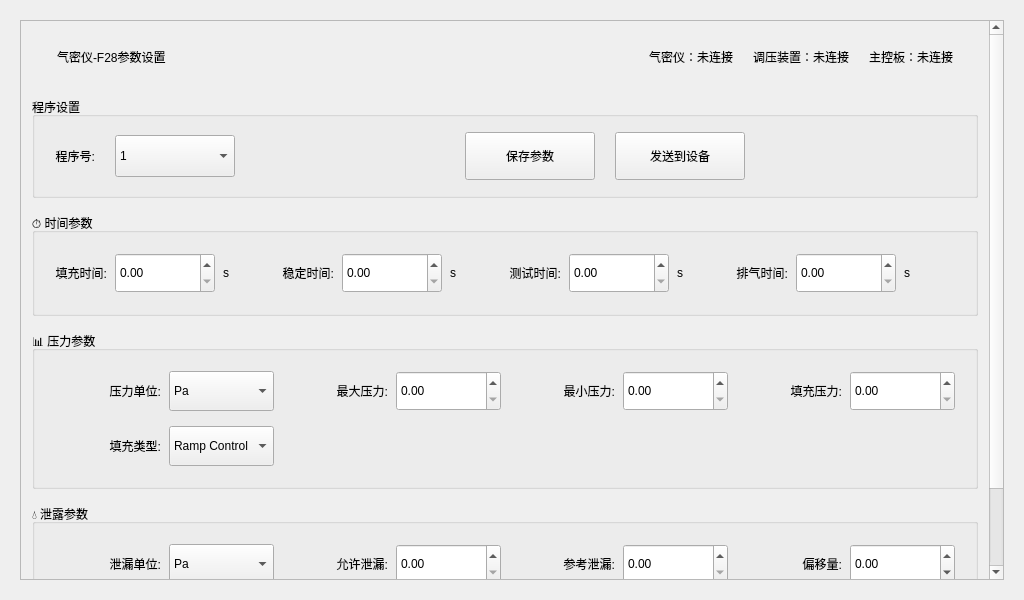
<?xml version="1.0" encoding="UTF-8"?>
<ui version="4.0">
 <class>AirtightParamSetting</class>
 <widget class="QWidget" name="AirtightParamSetting">
  <property name="geometry">
   <rect>
    <x>0</x>
    <y>0</y>
    <width>1024</width>
    <height>600</height>
   </rect>
  </property>
  <property name="windowTitle">
   <string>气密仪参数设置</string>
  </property>
  <property name="styleSheet">
   <string notr="true">
/* 全局样式 - 赛博朋克暗青蓝主题 */
QWidget#AirtightParamSetting {
    background-color: #0a1929;
    font-family: 'Microsoft YaHei UI', 'Segoe UI', sans-serif;
    font-size: 15px;
    color: #e2e8f0;
}

/* 滚动区域 */
QScrollArea {
    background-color: transparent;
    border: none;
}

QScrollArea > QWidget > QWidget {
    background-color: transparent;
}

/* 标题框架 */
QFrame#titleFrame {
    background: qlineargradient(x1:0, y1:0, x2:1, y2:1, stop:0 #112d4e, stop:0.5 #1e5f74, stop:1 #3282b8);
    border-radius: 12px;
    border: 1px solid #3282b8;
    min-height: 60px;
}

/* 标题标签 */
QLabel#titleLabel {
    font-size: 20px;
    font-weight: 700;
    color: #64d2ff;
    background: transparent;
}

/* 状态标签 */
QLabel#connectionStatusLabel, QLabel#pressureStatusLabel, QLabel#mainboardStatusLabel {
    font-size: 15px;
    font-weight: 600;
    padding: 8px 16px;
    border-radius: 8px;
    background: rgba(255, 82, 82, 0.15);
    border: 1px solid rgba(255, 82, 82, 0.5);
    color: #ff5252;
}

/* 分组框样式 */
QGroupBox {
    background: rgba(17, 45, 78, 0.8);
    border: 1px solid rgba(100, 210, 255, 0.4);
    border-radius: 12px;
    margin-top: 20px;
    padding: 20px;
    padding-top: 35px;
    font-weight: 600;
}

QGroupBox::title {
    subcontrol-origin: margin;
    subcontrol-position: top left;
    left: 20px;
    top: 5px;
    color: #64d2ff;
    font-size: 16px;
    font-weight: 700;
    background: transparent;
    padding: 0 10px;
}

/* 普通标签 */
QLabel {
    color: #e2e8f0;
    font-weight: 500;
    background: transparent;
    font-size: 15px;
}

/* 输入框样式 */
QLineEdit {
    background: rgba(10, 25, 41, 0.9);
    border: 2px solid #3282b8;
    border-radius: 8px;
    padding: 10px 15px;
    color: #f8fafc;
    font-size: 15px;
    min-height: 20px;
}

QLineEdit:focus {
    border-color: #64d2ff;
    background: rgba(17, 45, 78, 0.9);
}

QLineEdit:hover {
    border-color: #42a5f5;
}

/* 下拉框样式 */
QComboBox {
    background: rgba(10, 25, 41, 0.9);
    border: 2px solid #3282b8;
    border-radius: 8px;
    padding: 10px 15px;
    color: #f8fafc;
    font-size: 15px;
    min-height: 20px;
    min-width: 100px;
}

QComboBox:focus {
    border-color: #64d2ff;
}

QComboBox:hover {
    border-color: #42a5f5;
}

QComboBox::drop-down {
    border: none;
    width: 30px;
}

QComboBox QAbstractItemView {
    background: #112d4e;
    border: 1px solid #3282b8;
    border-radius: 6px;
    color: #f8fafc;
    selection-background-color: #1e5f74;
    selection-color: #64d2ff;
    padding: 5px;
}

/* 数值输入框样式 */
QDoubleSpinBox, QSpinBox {
    background: rgba(10, 25, 41, 0.9);
    border: 2px solid #3282b8;
    border-radius: 8px;
    padding: 10px 15px;
    color: #f8fafc;
    font-size: 15px;
    min-height: 20px;
    min-width: 100px;
}

QDoubleSpinBox:focus, QSpinBox:focus {
    border-color: #64d2ff;
    background: rgba(17, 45, 78, 0.9);
}

QDoubleSpinBox:hover, QSpinBox:hover {
    border-color: #42a5f5;
}

QDoubleSpinBox::up-button, QDoubleSpinBox::down-button,
QSpinBox::up-button, QSpinBox::down-button {
    background: rgba(50, 130, 184, 0.5);
    border: none;
    border-radius: 4px;
    width: 20px;
    margin: 2px;
}

QDoubleSpinBox::up-button:hover, QDoubleSpinBox::down-button:hover,
QSpinBox::up-button:hover, QSpinBox::down-button:hover {
    background: rgba(100, 210, 255, 0.5);
}

/* 保存按钮 - 蓝色 */
QPushButton#saveParametersButton {
    background: qlineargradient(x1:0, y1:0, x2:1, y2:1, stop:0 #42a5f5, stop:1 #1e88e5);
    color: white;
    border: 2px solid #42a5f5;
    border-radius: 10px;
    padding: 12px 25px;
    font-size: 14px;
    font-weight: bold;
    min-width: 120px;
}

QPushButton#saveParametersButton:hover {
    background: qlineargradient(x1:0, y1:0, x2:1, y2:1, stop:0 #64b5f6, stop:1 #42a5f5);
    border-color: #64b5f6;
}

QPushButton#saveParametersButton:pressed {
    background: qlineargradient(x1:0, y1:0, x2:1, y2:1, stop:0 #1e88e5, stop:1 #1565c0);
}

/* 发送按钮 - 绿色 */
QPushButton#sendToDeviceButton {
    background: qlineargradient(x1:0, y1:0, x2:1, y2:1, stop:0 #00e676, stop:1 #00c853);
    color: white;
    border: 2px solid #00e676;
    border-radius: 10px;
    padding: 12px 25px;
    font-size: 14px;
    font-weight: bold;
    min-width: 120px;
}

QPushButton#sendToDeviceButton:hover {
    background: qlineargradient(x1:0, y1:0, x2:1, y2:1, stop:0 #69f0ae, stop:1 #00e676);
    border-color: #69f0ae;
}

QPushButton#sendToDeviceButton:pressed {
    background: qlineargradient(x1:0, y1:0, x2:1, y2:1, stop:0 #00c853, stop:1 #00a844);
}

/* 滚动条样式 */
QScrollBar:vertical {
    background: rgba(17, 45, 78, 0.5);
    width: 10px;
    border-radius: 5px;
}

QScrollBar::handle:vertical {
    background: #64d2ff;
    border-radius: 5px;
    min-height: 30px;
}

QScrollBar::handle:vertical:hover {
    background: #97e7ff;
}

QScrollBar::add-line:vertical, QScrollBar::sub-line:vertical {
    height: 0px;
}

QScrollBar:horizontal {
    background: rgba(17, 45, 78, 0.5);
    height: 10px;
    border-radius: 5px;
}

QScrollBar::handle:horizontal {
    background: #64d2ff;
    border-radius: 5px;
    min-width: 30px;
}

QScrollBar::handle:horizontal:hover {
    background: #97e7ff;
}

QScrollBar::add-line:horizontal, QScrollBar::sub-line:horizontal {
    width: 0px;
}
   </string>
  </property>
  <layout class="QVBoxLayout" name="verticalLayout">
   <property name="spacing">
    <number>15</number>
   </property>
   <property name="leftMargin">
    <number>20</number>
   </property>
   <property name="topMargin">
    <number>20</number>
   </property>
   <property name="rightMargin">
    <number>20</number>
   </property>
   <property name="bottomMargin">
    <number>20</number>
   </property>
   <item>
    <widget class="QScrollArea" name="scrollArea">
     <property name="widgetResizable">
      <bool>true</bool>
     </property>
     <widget class="QWidget" name="scrollAreaWidgetContents">
      <layout class="QVBoxLayout" name="scrollLayout">
       <property name="spacing">
        <number>15</number>
       </property>
       <!-- 标题栏 -->
       <item>
        <widget class="QFrame" name="titleFrame">
         <property name="frameShape">
          <enum>QFrame::NoFrame</enum>
         </property>
         <layout class="QHBoxLayout" name="titleLayout">
          <property name="spacing">
           <number>20</number>
          </property>
          <property name="leftMargin">
           <number>25</number>
          </property>
          <property name="topMargin">
           <number>15</number>
          </property>
          <property name="rightMargin">
           <number>25</number>
          </property>
          <property name="bottomMargin">
           <number>15</number>
          </property>
          <item>
           <widget class="QLabel" name="titleLabel">
            <property name="text">
             <string>气密仪-F28参数设置</string>
            </property>
           </widget>
          </item>
          <item>
           <spacer name="horizontalSpacer_title">
            <property name="orientation">
             <enum>Qt::Horizontal</enum>
            </property>
            <property name="sizeHint" stdset="0">
             <size>
              <width>40</width>
              <height>20</height>
             </size>
            </property>
           </spacer>
          </item>
          <item>
           <widget class="QLabel" name="connectionStatusLabel">
            <property name="text">
             <string>气密仪：未连接</string>
            </property>
           </widget>
          </item>
          <item>
           <widget class="QLabel" name="pressureStatusLabel">
            <property name="text">
             <string>调压装置：未连接</string>
            </property>
           </widget>
          </item>
          <item>
           <widget class="QLabel" name="mainboardStatusLabel">
            <property name="text">
             <string>主控板：未连接</string>
            </property>
           </widget>
          </item>
         </layout>
        </widget>
       </item>
       <!-- 程序设置 -->
       <item>
        <widget class="QGroupBox" name="programGroupBox">
         <property name="title">
          <string>程序设置</string>
         </property>
         <layout class="QHBoxLayout" name="programLayout">
          <property name="spacing">
           <number>20</number>
          </property>
          <property name="leftMargin">
           <number>20</number>
          </property>
          <property name="topMargin">
           <number>15</number>
          </property>
          <property name="rightMargin">
           <number>20</number>
          </property>
          <property name="bottomMargin">
           <number>15</number>
          </property>
          <item>
           <widget class="QLabel" name="programNumberLabel">
            <property name="text">
             <string>程序号:</string>
            </property>
            <property name="alignment">
             <set>Qt::AlignRight|Qt::AlignVCenter</set>
            </property>
           </widget>
          </item>
          <item>
           <widget class="QComboBox" name="programNumberComboBox">
            <property name="minimumSize">
             <size>
              <width>120</width>
              <height>42</height>
             </size>
            </property>
            <item>
             <property name="text">
              <string>1</string>
             </property>
            </item>
            <item>
             <property name="text">
              <string>2</string>
             </property>
            </item>
            <item>
             <property name="text">
              <string>3</string>
             </property>
            </item>
           </widget>
          </item>
          <item>
           <spacer name="horizontalSpacer_3">
            <property name="orientation">
             <enum>Qt::Horizontal</enum>
            </property>
            <property name="sizeHint" stdset="0">
             <size>
              <width>40</width>
              <height>20</height>
             </size>
            </property>
           </spacer>
          </item>
          <item>
           <widget class="QPushButton" name="saveParametersButton">
            <property name="minimumSize">
             <size>
              <width>130</width>
              <height>48</height>
             </size>
            </property>
            <property name="text">
             <string>保存参数</string>
            </property>
           </widget>
          </item>
          <item>
           <widget class="QPushButton" name="sendToDeviceButton">
            <property name="minimumSize">
             <size>
              <width>130</width>
              <height>48</height>
             </size>
            </property>
            <property name="text">
             <string>发送到设备</string>
            </property>
           </widget>
          </item>
          <item>
           <spacer name="horizontalSpacer_program">
            <property name="orientation">
             <enum>Qt::Horizontal</enum>
            </property>
            <property name="sizeHint" stdset="0">
             <size>
              <width>40</width>
              <height>20</height>
             </size>
            </property>
           </spacer>
          </item>
         </layout>
        </widget>
       </item>
       <!-- 时间参数 -->
       <item>
        <widget class="QGroupBox" name="cycleTimeGroupBox">
         <property name="title">
          <string>⏱ 时间参数</string>
         </property>
         <layout class="QGridLayout" name="gridLayout">
          <property name="leftMargin">
           <number>20</number>
          </property>
          <property name="topMargin">
           <number>20</number>
          </property>
          <property name="rightMargin">
           <number>20</number>
          </property>
          <property name="bottomMargin">
           <number>20</number>
          </property>
          <property name="horizontalSpacing">
           <number>8</number>
          </property>
          <property name="verticalSpacing">
           <number>15</number>
          </property>
          <!-- 第一行：填充时间、稳定时间、测试时间、排气时间 -->
          <item row="0" column="0">
           <widget class="QLabel" name="fillLabel">
            <property name="text">
             <string>填充时间:</string>
            </property>
            <property name="alignment">
             <set>Qt::AlignRight|Qt::AlignVCenter</set>
            </property>
           </widget>
          </item>
          <item row="0" column="1">
           <widget class="QDoubleSpinBox" name="fillTimeSpinBox">
            <property name="minimumSize">
             <size>
              <width>100</width>
              <height>40</height>
             </size>
            </property>
            <property name="decimals">
             <number>2</number>
            </property>
            <property name="maximum">
             <double>9999.000000000000000</double>
            </property>
           </widget>
          </item>
          <item row="0" column="2">
           <widget class="QLabel" name="label">
            <property name="text">
             <string>s</string>
            </property>
           </widget>
          </item>
          <item row="0" column="3">
           <widget class="QLabel" name="stabilizationLabel">
            <property name="text">
             <string>稳定时间:</string>
            </property>
            <property name="alignment">
             <set>Qt::AlignRight|Qt::AlignVCenter</set>
            </property>
           </widget>
          </item>
          <item row="0" column="4">
           <widget class="QDoubleSpinBox" name="stabilizationTimeSpinBox">
            <property name="minimumSize">
             <size>
              <width>100</width>
              <height>40</height>
             </size>
            </property>
            <property name="decimals">
             <number>2</number>
            </property>
            <property name="maximum">
             <double>9999.000000000000000</double>
            </property>
           </widget>
          </item>
          <item row="0" column="5">
           <widget class="QLabel" name="label_2">
            <property name="text">
             <string>s</string>
            </property>
           </widget>
          </item>
          <item row="0" column="6">
           <widget class="QLabel" name="testTimeLabel">
            <property name="text">
             <string>测试时间:</string>
            </property>
            <property name="alignment">
             <set>Qt::AlignRight|Qt::AlignVCenter</set>
            </property>
           </widget>
          </item>
          <item row="0" column="7">
           <widget class="QDoubleSpinBox" name="testTimeSpinBox">
            <property name="minimumSize">
             <size>
              <width>100</width>
              <height>40</height>
             </size>
            </property>
            <property name="decimals">
             <number>2</number>
            </property>
            <property name="maximum">
             <double>9999.000000000000000</double>
            </property>
           </widget>
          </item>
          <item row="0" column="8">
           <widget class="QLabel" name="label_3">
            <property name="text">
             <string>s</string>
            </property>
           </widget>
          </item>
          <item row="0" column="9">
           <widget class="QLabel" name="dumpLabel">
            <property name="text">
             <string>排气时间:</string>
            </property>
            <property name="alignment">
             <set>Qt::AlignRight|Qt::AlignVCenter</set>
            </property>
           </widget>
          </item>
          <item row="0" column="10">
           <widget class="QDoubleSpinBox" name="dumpTimeSpinBox">
            <property name="minimumSize">
             <size>
              <width>100</width>
              <height>40</height>
             </size>
            </property>
            <property name="decimals">
             <number>2</number>
            </property>
            <property name="maximum">
             <double>9999.000000000000000</double>
            </property>
           </widget>
          </item>
          <item row="0" column="11">
           <widget class="QLabel" name="label_4">
            <property name="text">
             <string>s</string>
            </property>
           </widget>
          </item>
         </layout>
        </widget>
       </item>
       <!-- 压力参数 -->
       <item>
        <widget class="QGroupBox" name="pressureGroupBox">
         <property name="title">
          <string>📊 压力参数</string>
         </property>
         <layout class="QGridLayout" name="gridLayout_2">
          <property name="leftMargin">
           <number>20</number>
          </property>
          <property name="topMargin">
           <number>20</number>
          </property>
          <property name="rightMargin">
           <number>20</number>
          </property>
          <property name="bottomMargin">
           <number>20</number>
          </property>
          <property name="horizontalSpacing">
           <number>8</number>
          </property>
          <property name="verticalSpacing">
           <number>15</number>
          </property>
          <!-- 第一行：压力单位、最大压力、最小压力、填充压力 -->
          <item row="0" column="0">
           <widget class="QLabel" name="unitLabel">
            <property name="text">
             <string>压力单位:</string>
            </property>
            <property name="alignment">
             <set>Qt::AlignRight|Qt::AlignVCenter</set>
            </property>
           </widget>
          </item>
          <item row="0" column="1">
           <widget class="QComboBox" name="pressureUnitComboBox">
            <property name="minimumSize">
             <size>
              <width>100</width>
              <height>40</height>
             </size>
            </property>
            <item>
             <property name="text">
              <string>Pa</string>
             </property>
            </item>
            <item>
             <property name="text">
              <string>kPa</string>
             </property>
            </item>
            <item>
             <property name="text">
              <string>MPa</string>
             </property>
            </item>
            <item>
             <property name="text">
              <string>bar</string>
             </property>
            </item>
           </widget>
          </item>
          <item row="0" column="2">
           <widget class="QLabel" name="maximumLabel">
            <property name="text">
             <string>最大压力:</string>
            </property>
            <property name="alignment">
             <set>Qt::AlignRight|Qt::AlignVCenter</set>
            </property>
           </widget>
          </item>
          <item row="0" column="3">
           <widget class="QDoubleSpinBox" name="maxPressureSpinBox">
            <property name="minimumSize">
             <size>
              <width>100</width>
              <height>40</height>
             </size>
            </property>
            <property name="maximum">
             <double>999999.000000000000000</double>
            </property>
           </widget>
          </item>
          <item row="0" column="4">
           <widget class="QLabel" name="minimumLabel">
            <property name="text">
             <string>最小压力:</string>
            </property>
            <property name="alignment">
             <set>Qt::AlignRight|Qt::AlignVCenter</set>
            </property>
           </widget>
          </item>
          <item row="0" column="5">
           <widget class="QDoubleSpinBox" name="minPressureSpinBox">
            <property name="minimumSize">
             <size>
              <width>100</width>
              <height>40</height>
             </size>
            </property>
            <property name="maximum">
             <double>999999.000000000000000</double>
            </property>
           </widget>
          </item>
          <item row="0" column="6">
           <widget class="QLabel" name="setFillLabel">
            <property name="text">
             <string>填充压力:</string>
            </property>
            <property name="alignment">
             <set>Qt::AlignRight|Qt::AlignVCenter</set>
            </property>
           </widget>
          </item>
          <item row="0" column="7">
           <widget class="QDoubleSpinBox" name="setFillSpinBox">
            <property name="minimumSize">
             <size>
              <width>100</width>
              <height>40</height>
             </size>
            </property>
            <property name="maximum">
             <double>999999.000000000000000</double>
            </property>
           </widget>
          </item>
          <!-- 第二行：填充类型 -->
          <item row="1" column="0">
           <widget class="QLabel" name="fillTypeLabel">
            <property name="text">
             <string>填充类型:</string>
            </property>
            <property name="alignment">
             <set>Qt::AlignRight|Qt::AlignVCenter</set>
            </property>
           </widget>
          </item>
          <item row="1" column="1">
           <widget class="QComboBox" name="fillTypeComboBox">
            <property name="minimumSize">
             <size>
              <width>100</width>
              <height>40</height>
             </size>
            </property>
            <item>
             <property name="text">
              <string>Ramp Control</string>
             </property>
            </item>
            <item>
             <property name="text">
              <string>Ramp</string>
             </property>
            </item>
            <item>
             <property name="text">
              <string>Instruction</string>
             </property>
            </item>
            <item>
             <property name="text">
              <string>Auto</string>
             </property>
            </item>
            <item>
             <property name="text">
              <string>Standard</string>
             </property>
            </item>
           </widget>
          </item>
         </layout>
        </widget>
       </item>
       <!-- 泄露参数 -->
       <item>
        <widget class="QGroupBox" name="leakGroupBox">
         <property name="title">
          <string>💧 泄露参数</string>
         </property>
         <layout class="QGridLayout" name="gridLayout_3">
          <property name="leftMargin">
           <number>20</number>
          </property>
          <property name="topMargin">
           <number>20</number>
          </property>
          <property name="rightMargin">
           <number>20</number>
          </property>
          <property name="bottomMargin">
           <number>20</number>
          </property>
          <property name="horizontalSpacing">
           <number>8</number>
          </property>
          <property name="verticalSpacing">
           <number>15</number>
          </property>
          <!-- 第一行：泄漏单位、允许泄漏、参考泄漏、偏移量 -->
          <item row="0" column="0">
           <widget class="QLabel" name="leakUnitLabel">
            <property name="text">
             <string>泄漏单位:</string>
            </property>
            <property name="alignment">
             <set>Qt::AlignRight|Qt::AlignVCenter</set>
            </property>
           </widget>
          </item>
          <item row="0" column="1">
           <widget class="QComboBox" name="leakUnitComboBox">
            <property name="minimumSize">
             <size>
              <width>100</width>
              <height>40</height>
             </size>
            </property>
            <item><property name="text"><string>Pa</string></property></item>
            <item><property name="text"><string>Pa/s</string></property></item>
            <item><property name="text"><string>Pa/HR</string></property></item>
            <item><property name="text"><string>cc/Min</string></property></item>
            <item><property name="text"><string>cc/s</string></property></item>
            <item><property name="text"><string>cc/h</string></property></item>
            <item><property name="text"><string>mm3/s</string></property></item>
            <item><property name="text"><string>ml/s</string></property></item>
            <item><property name="text"><string>ml/min</string></property></item>
            <item><property name="text"><string>ml/h</string></property></item>
            <item><property name="text"><string>sccm</string></property></item>
            <item><property name="text"><string>points</string></property></item>
           </widget>
          </item>
          <item row="0" column="2">
           <widget class="QLabel" name="testRejectLabel">
            <property name="text">
             <string>允许泄漏:</string>
            </property>
            <property name="alignment">
             <set>Qt::AlignRight|Qt::AlignVCenter</set>
            </property>
           </widget>
          </item>
          <item row="0" column="3">
           <widget class="QDoubleSpinBox" name="testRejectSpinBox">
            <property name="minimumSize">
             <size>
              <width>100</width>
              <height>40</height>
             </size>
            </property>
            <property name="maximum">
             <double>999999.000000000000000</double>
            </property>
           </widget>
          </item>
          <item row="0" column="4">
           <widget class="QLabel" name="refRejectLabel">
            <property name="text">
             <string>参考泄漏:</string>
            </property>
            <property name="alignment">
             <set>Qt::AlignRight|Qt::AlignVCenter</set>
            </property>
           </widget>
          </item>
          <item row="0" column="5">
           <widget class="QDoubleSpinBox" name="refRejectSpinBox">
            <property name="minimumSize">
             <size>
              <width>100</width>
              <height>40</height>
             </size>
            </property>
            <property name="maximum">
             <double>999999.000000000000000</double>
            </property>
           </widget>
          </item>
          <item row="0" column="6">
           <widget class="QLabel" name="offsetLabel">
            <property name="text">
             <string>偏移量:</string>
            </property>
            <property name="alignment">
             <set>Qt::AlignRight|Qt::AlignVCenter</set>
            </property>
           </widget>
          </item>
          <item row="0" column="7">
           <widget class="QDoubleSpinBox" name="offsetSpinBox">
            <property name="minimumSize">
             <size>
              <width>100</width>
              <height>40</height>
             </size>
            </property>
            <property name="minimum">
             <double>-99999.000000000000000</double>
            </property>
            <property name="maximum">
             <double>99999.000000000000000</double>
            </property>
           </widget>
          </item>
          <!-- 第二行：容积、容积单位、标准大气压(隐藏)、标准温度(隐藏) -->
          <item row="1" column="0">
           <widget class="QLabel" name="volumeLabel">
            <property name="text">
             <string>容积:</string>
            </property>
            <property name="alignment">
             <set>Qt::AlignRight|Qt::AlignVCenter</set>
            </property>
           </widget>
          </item>
          <item row="1" column="1">
           <widget class="QComboBox" name="volumeComboBox">
            <property name="minimumSize">
             <size>
              <width>100</width>
              <height>40</height>
             </size>
            </property>
            <item><property name="text"><string>0</string></property></item>
            <item><property name="text"><string>1</string></property></item>
            <item><property name="text"><string>2</string></property></item>
            <item><property name="text"><string>3</string></property></item>
            <item><property name="text"><string>4</string></property></item>
            <item><property name="text"><string>5</string></property></item>
            <item><property name="text"><string>10</string></property></item>
            <item><property name="text"><string>15</string></property></item>
            <item><property name="text"><string>20</string></property></item>
            <item><property name="text"><string>25</string></property></item>
            <item><property name="text"><string>30</string></property></item>
            <item><property name="text"><string>40</string></property></item>
            <item><property name="text"><string>50</string></property></item>
            <item><property name="text"><string>60</string></property></item>
            <item><property name="text"><string>70</string></property></item>
            <item><property name="text"><string>80</string></property></item>
            <item><property name="text"><string>90</string></property></item>
            <item><property name="text"><string>100</string></property></item>
            <item><property name="text"><string>150</string></property></item>
            <item><property name="text"><string>200</string></property></item>
            <item><property name="text"><string>300</string></property></item>
            <item><property name="text"><string>400</string></property></item>
            <item><property name="text"><string>500</string></property></item>
           </widget>
          </item>
          <item row="1" column="2">
           <widget class="QLabel" name="volumeUnitLabel">
            <property name="text">
             <string>容积单位:</string>
            </property>
            <property name="alignment">
             <set>Qt::AlignRight|Qt::AlignVCenter</set>
            </property>
           </widget>
          </item>
          <item row="1" column="3">
           <widget class="QComboBox" name="volumeUnitComboBox">
            <property name="minimumSize">
             <size>
              <width>100</width>
              <height>40</height>
             </size>
            </property>
            <item><property name="text"><string>cm3</string></property></item>
            <item><property name="text"><string>mm3</string></property></item>
            <item><property name="text"><string>ml</string></property></item>
            <item><property name="text"><string>l</string></property></item>
            <item><property name="text"><string>inch3</string></property></item>
            <item><property name="text"><string>feet3</string></property></item>
           </widget>
          </item>
          <item row="1" column="4">
           <widget class="QLabel" name="stdAtmLabel">
            <property name="visible">
             <bool>false</bool>
            </property>
            <property name="text">
             <string>标准大气压:</string>
            </property>
            <property name="alignment">
             <set>Qt::AlignRight|Qt::AlignVCenter</set>
            </property>
           </widget>
          </item>
          <item row="1" column="5">
           <widget class="QDoubleSpinBox" name="stdAtmSpinBox">
            <property name="visible">
             <bool>false</bool>
            </property>
            <property name="minimumSize">
             <size>
              <width>100</width>
              <height>40</height>
             </size>
            </property>
            <property name="suffix">
             <string> hPa</string>
            </property>
            <property name="decimals">
             <number>2</number>
            </property>
            <property name="minimum">
             <double>800.000000000000000</double>
            </property>
            <property name="maximum">
             <double>1200.000000000000000</double>
            </property>
            <property name="value">
             <double>800.000000000000000</double>
            </property>
           </widget>
          </item>
          <item row="1" column="6">
           <widget class="QLabel" name="stdTempLabel">
            <property name="visible">
             <bool>false</bool>
            </property>
            <property name="text">
             <string>标准温度:</string>
            </property>
            <property name="alignment">
             <set>Qt::AlignRight|Qt::AlignVCenter</set>
            </property>
           </widget>
          </item>
          <item row="1" column="7">
           <widget class="QDoubleSpinBox" name="stdTempSpinBox">
            <property name="visible">
             <bool>false</bool>
            </property>
            <property name="minimumSize">
             <size>
              <width>100</width>
              <height>40</height>
             </size>
            </property>
            <property name="suffix">
             <string> °C</string>
            </property>
            <property name="value">
             <double>20.000000000000000</double>
            </property>
           </widget>
          </item>
         </layout>
        </widget>
       </item>
       <!-- 底部间隔 -->
       <item>
        <spacer name="verticalSpacer">
         <property name="orientation">
          <enum>Qt::Vertical</enum>
         </property>
         <property name="sizeHint" stdset="0">
          <size>
           <width>20</width>
           <height>40</height>
          </size>
         </property>
        </spacer>
       </item>
      </layout>
     </widget>
    </widget>
   </item>
  </layout>
 </widget>
 <layoutdefault spacing="6" margin="11"/>
 <resources/>
 <connections/>
</ui>
